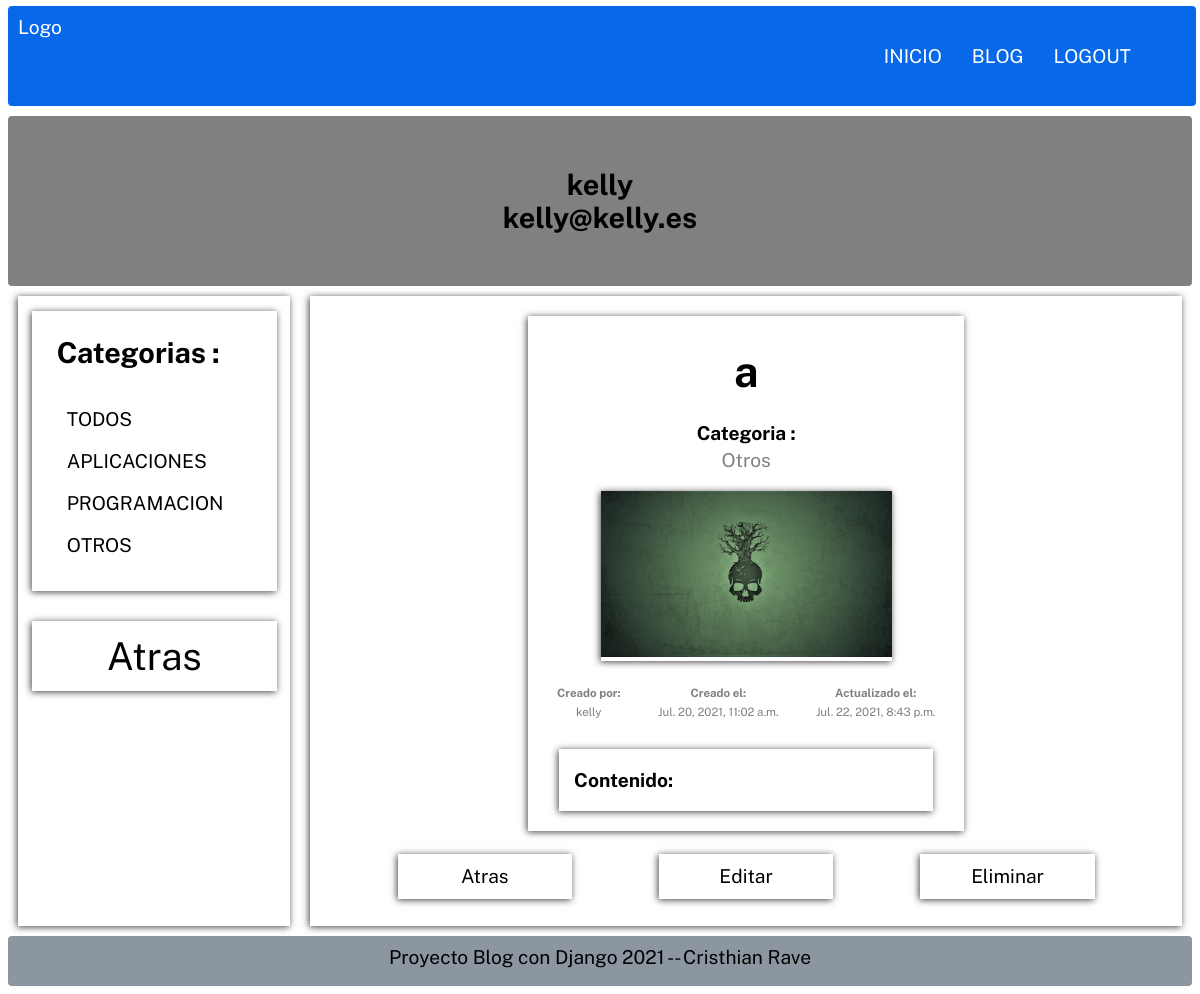
/blog/a20 (signed in), run on the app's committed database.
### Pages/models.py (models this page shows, shortened)
class Category(models.Model):
    name = models.CharField(max_length=100, verbose_name='Nombre')
    description = models.CharField(max_length=255, verbose_name='Descripcion')
    created_at = models.DateTimeField(
        auto_now_add=True, verbose_name='Creado el ')
    class Meta:
        verbose_name = "Categoria"
        verbose_name_plural = "Categorias"
    def __str__(self):
        return self.name

class Page(models.Model):
    title = models.CharField(max_length=50, verbose_name='Titulo')
    content = RichTextField(verbose_name='Contenido')
    image = models.ImageField(
        default='fondo.jpg', verbose_name='Imagen', upload_to="articles")
    slug = models.CharField(unique=True, max_length=150,
                            verbose_name='Url_Amigable')
    user = models.ForeignKey(User, verbose_name='Usuario',
                             editable=False, on_delete=models.CASCADE)
    categories = models.ManyToManyField(
        Category, verbose_name='Categorias', blank=True)  # Clave ajena de Category
    public = models.BooleanField(verbose_name='Publico')
    created_at = models.DateTimeField(
        auto_now_add=True, verbose_name='Creado el ')
    updated_at = models.DateTimeField(
        auto_now=True, verbose_name='Actualizado el ')
    class Meta:
        verbose_name = "Articulo"
        verbose_name_plural = "Articulos"
        ordering = ['-created_at']

### Pages/views.py (the view)
# urls.py: path('blog/<str:slug>', views.blog_p, name='Blog_p'),
@login_required(login_url='/login')
def blog_p(request, slug):
    blog_p = Page.objects.get(slug=slug)
    return render(request, 'posts/entrada_individual.html', {
        "blog": blog_p,
    })

### Pages/context_processors.py (called while the page is built)
def get_categories(request):
    category = Category.objects.all()
    categories_use = Page.objects.filter(
        public=True).values_list('categories', flat=True)
    categories = Category.objects.filter(id__in=categories_use).values_list(
        'id', 'name')
    return {
        'category': category,
        'categories': categories,
        'ids': categories_use,
    }

### Pages/templates/posts/entrada_individual.html (shortened to what this page needs)
{% extends 'layouts/layout.html' %}
{% block content %}
<div class="page-blog">
    <div class="main-categories">
        <div class="main-categories__category">
            {% include 'posts/for_categories.html' %}
        </div>
        <div class="create-article-menu">
            <a href="{% url 'Blog' %}">
                Atras
            </a>
        </div>
    </div>
    <div class="article-individual">
        <div class="date-individual">
            <div class="title-article-individual">
                <h1>{{blog.title}}</h1>
            </div>
            <div class="date-individual-categories">
                <h3 class="date-content-title">Categoria :</h3>
                {% for category in blog.categories.all %}
                <p class="date-content">{{category}}</p>
                {% endfor %}
            </div>
            <div class="box-image-individual">
                <img class="image-individual" src="{{blog.image.url}}">
            </div>
            <div class="box-date-info">
                <div Class="date-info">
                    <h3 class="date-content-title">Creado por: </h3>
                    <p class="date-content">{{blog.user}}</p>
                </div>
                <div Class="date-info">
                    <h3 class="date-content-title">Creado el: </h3>
                    <p class="date-content">{{blog.created_at}}</p>
                </div>
                <div Class="date-info">
                    <h3 class="date-content-title">Actualizado el: </h3>
                    <p class="date-content">{{blog.updated_at}}</p>
                </div>
            </div>
            <div class="date-content-box">
                <h3 class="date-content-title">Contenido: </h3>
            </div>
        </div>
        <div class="box-bottons-article">
            <a class="botton-article-individual" href="{% url 'Blog' %}">
                <div>Atras</div>
            </a>
            <a class="botton-article-individual" href="{% url 'Editar-articulo' slug=blog.slug %}">
                <div>Editar</div>
            </a>
            <a class="botton-article-individual" href="{% url 'Eliminar-articulo' id=blog.id %}">
                <div >Eliminar</div>
            </a>
        </div>
    </div>
</div>
{% endblock %}

### Mainapp/templates/mainapp/user/login.html
<div>
    {% if user.id is None %}
    <h1 class="title-not_session">No has iniciado sesion</h1>
    <form  class="form-login" method="post" action="{% url 'Login' %}">
        {% csrf_token %}
        <div>
            <label class="form-label" for="username">Usuario</label>
            <input  type="text" name="username" placeholder="Nombre">
        </div>
        <div>
            <label  class="form-label" for="Password">Contraseña</label>
            <input  type="password" name="password" placeholder="password">
        </div>
        <input class="bottom-form" type="submit" value="Entrar">
    </form>
    {% else %}
    <h1>{{user}}</h1>
    <h1>{{user.email}}</h1>
    {% endif %}
</div>

### Pages/templates/posts/for_categories.html
<h2 class="title-categories">Categorias : </h2>
<ul>
    <li>
        <a href="{% url 'Blog' %}">Todos</a>
    </li>
    {% for c in categories %}
    <li>
        <a href="{% url 'Category' c.0  %}">{{c.1}}</a>
    </li>
    {% endfor %}
</ul>

### Mainapp/static/CSS/styles.css (style rules this page uses)
* { box-sizing: border-box; padding: 0; margin: 0; }
html { height: 100%; }
body { font-family: "Public Sans", sans-serif; font-size: 1.2em; min-height: 100%; padding: 6px 8px 8px 8px; }
a { text-decoration: none; color: black; }
ul { list-style: none; }
.grid-container { display: grid; grid-template: "header header" 80px "sidebar sidebar" 200px "main main" auto "footer footer " 50px / auto 200px; }
.page-blog { display:flex; }
.main-categories { width: 25%; padding-top: 15px; box-shadow: -1px 1px 7px 0px rgb(0 0 0 / 75%); display: flex; align-items: center; flex-direction: column; }
.main-categories__category { width: 90%; box-shadow: -1px 1px 7px 0px rgb(0 0 0 / 75%); padding: 25px; }
.main-categories__category h2 { text-align: left; }
.main-categories__category > ul { margin-top: 20%; }
.main-categories__category > ul > li { margin: 10px; margin-top: 20px; text-align: start; text-transform: uppercase; }
.create-article-menu { width: 90%; height: 70px; box-shadow: -1px 1px 7px 0px rgb(0 0 0 / 75%); margin-top: 30px; display: flex; justify-content: space-around; align-items: center; }
.title-create-article, .create-article-menu > a { font-size: 2em; }
.article-individual { width: 80%; margin-left: 20px; display: flex; box-shadow: -1px 1px 7px 0px rgba(0, 0, 0, 0.75); flex-direction: column; align-items: center; }
.date-individual { width: 50%; margin: 20px 0px; box-shadow: -1px 1px 7px 0px rgba(0, 0, 0, 0.75); display: flex; flex-wrap: wrap; flex-direction: column; padding: 20px 10px; }
.title-article-individual, .date-individual-categories, .box-image-individual, .date-info, .date-contenido { margin: 10px 0px; }
.date-content-title { font-size:1em; margin: 5px 0px; }
.title-article-individual { font-size: 1.5em; resize: none; }
.box-date-info { font-size: 0.6em; margin-bottom: 10px; display: flex; justify-content: space-around; }
.date-info { color: gray; }
.date-content { color: gray; }
.date-content-box-edita, .date-content-box { margin-top: 10px ; width: 90%; box-shadow: -1px 1px 7px 0px rgb(0 0 0 / 75%); align-self: center; text-align: justify; padding: 15px; }
.box-image-individual { width: 70%; align-self: center; box-shadow: -1px 1px 7px 0px rgba(0, 0, 0, 0.75); }
.image-individual { width: 100%; }
.box-bottons-article { display: flex; width: 100%; justify-content: space-evenly; height: 50px; align-items: center; margin-bottom: 25px; }
.botton-article-individual { width: 20%; height: 45px; display: flex; box-shadow: -1px 1px 7px 0px rgb(0 0 0 / 75%); align-items: center; justify-content: center; }

### data on the page
Category: name "APLICACIONES"
Category: name "PROGRAMACION"
Category: name "OTROS", name "Otros"
Page: title "a", image (picture), user "kelly", created_at "Jul. 20, 2021, 11:02 a.m.", updated_at "Jul. 22, 2021, 8:43 p.m."

### other printed values
{{ user }} "kelly"
{{ user.email }} "kelly@kelly.es"
